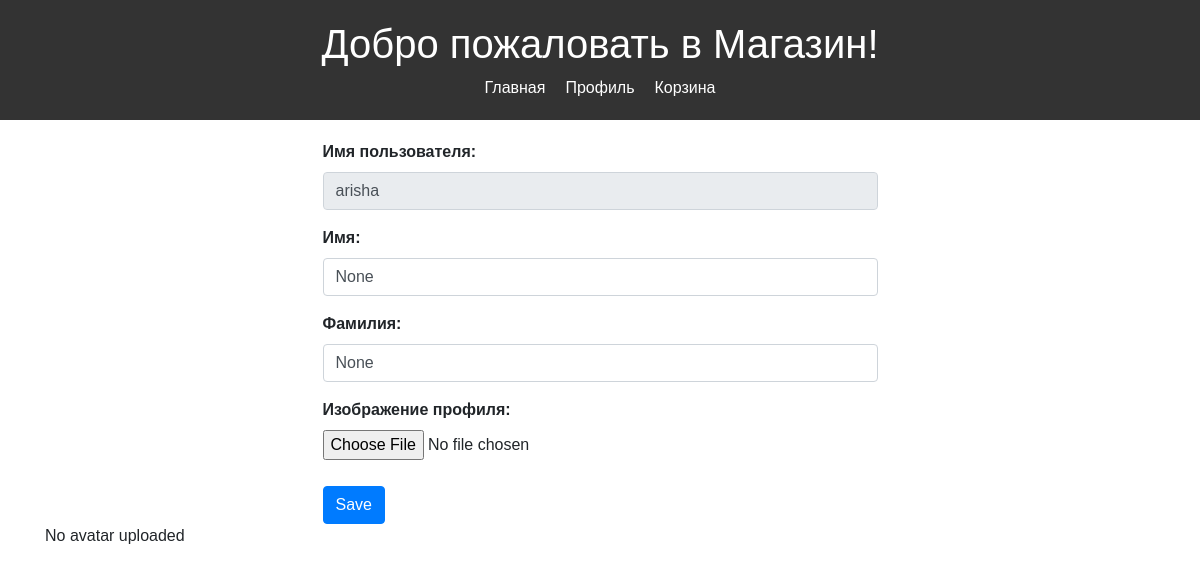
Screenshot of /profile (signed in) with the database file from the repository.
### app.py (models this page shows, shortened)
class User(db.Model):
    id = db.Column(db.Integer, primary_key=True)
    username = db.Column(db.String(50), unique=True, nullable=False)
    password = db.Column(db.String(100), nullable=False)
    role = db.Column(db.String(10), nullable=False, default="user")
    cart = db.relationship('CartItem', backref='user', lazy=True)
    first_name = db.Column(db.String(50))
    last_name = db.Column(db.String(50))
    avatar = db.Column(db.String(100))

### app.py (the view, shortened to what this page needs)
@app.route('/profile', methods=['GET', 'POST'])
def profile():
    username = request.cookies.get('username')
    user = User.query.filter_by(username=username).first()
    if not user:
        return render_template('login.html')
    return render_template('profile.html', user_info=user)

### templates/profile.html (shortened to what this page needs)
<!DOCTYPE html>
<html lang="en">
<head>
    <link href="https://stackpath.bootstrapcdn.com/bootstrap/4.5.2/css/bootstrap.min.css" rel="stylesheet">
</head>
<body>
<header>
    <h1>Добро пожаловать в Магазин!</h1>
    <nav>
        <ul>
            <li><a href="/">Главная</a></li>
            <li><a href="/profile">Профиль</a></li>
            <li><a href="/cart">Корзина</a></li>
        </ul>
    </nav>
</header>
<div class="container">
    <form method="POST" action="/profile" enctype="multipart/form-data">
        <div class="form-group">
            <label for="username">Имя пользователя:</label>
            <input type="text" id="username" name="username" class="form-control" value="{{ user_info.username }}" readonly>
        </div>
        <div class="form-group">
            <label for="first_name">Имя:</label>
            <input type="text" id="first_name" name="first_name" class="form-control" value="{{ user_info.first_name }}">
        </div>
        <div class="form-group">
            <label for="last_name">Фамилия:</label>
            <input type="text" id="last_name" name="last_name" class="form-control" value="{{ user_info.last_name }}">
        </div>
        <div class="form-group">
            <label for="avatar">Изображение профиля:</label>
            <input type="file" id="avatar" name="avatar" class="form-control-file">
        </div>
        <button type="submit" class="btn btn-primary">Save</button>
    </form>
    {% if user_info.avatar %}
        <div class="avatar-container">
            <img src="{{ url_for('static', filename='uploads/' + user_info.avatar) }}" alt="User Avatar">
        </div>
    {% else %}
        <p>No avatar uploaded</p>
    {% endif %}
</div>
</body>
</html>

### templates/profile.html (style rules this page uses)
body { font-family: Arial, sans-serif; margin: 0; padding: 0; }
header { background-color: #333; color: #fff; padding: 20px; text-align: center; }
nav ul { list-style-type: none; margin: 0; padding: 0; display: flex; justify-content: center; }
nav ul li { margin: 0 10px; }
nav ul li a { color: #fff; text-decoration: none; }
.container { margin-top: 20px; }
label { font-weight: bold; }
form { width: 50%; margin: 0 auto; }
button { margin-top: 10px; }

### rows the page displays
User: username "arisha", first_name "None", last_name "None"
